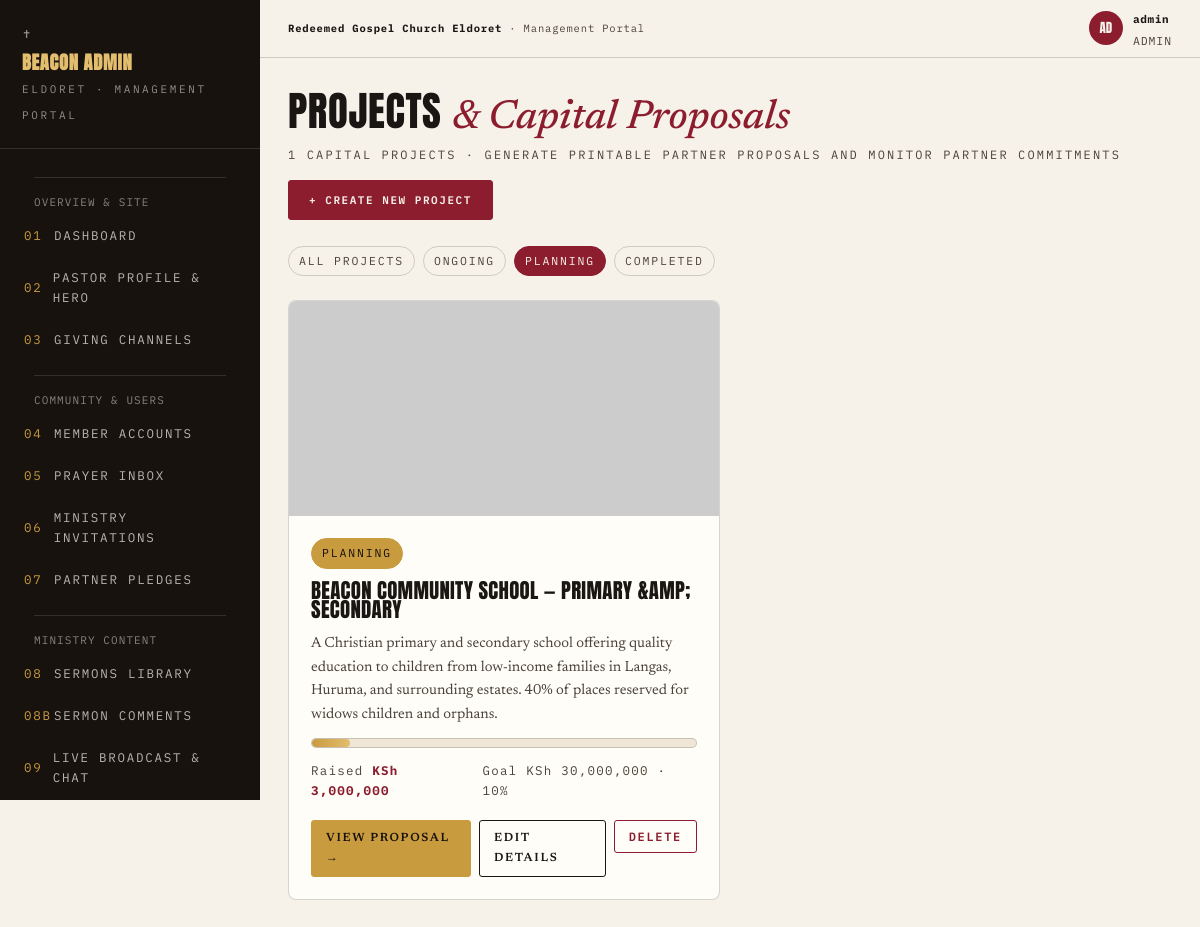
Page /admin/projects.php?status=planning (signed in) on the earlier database version.
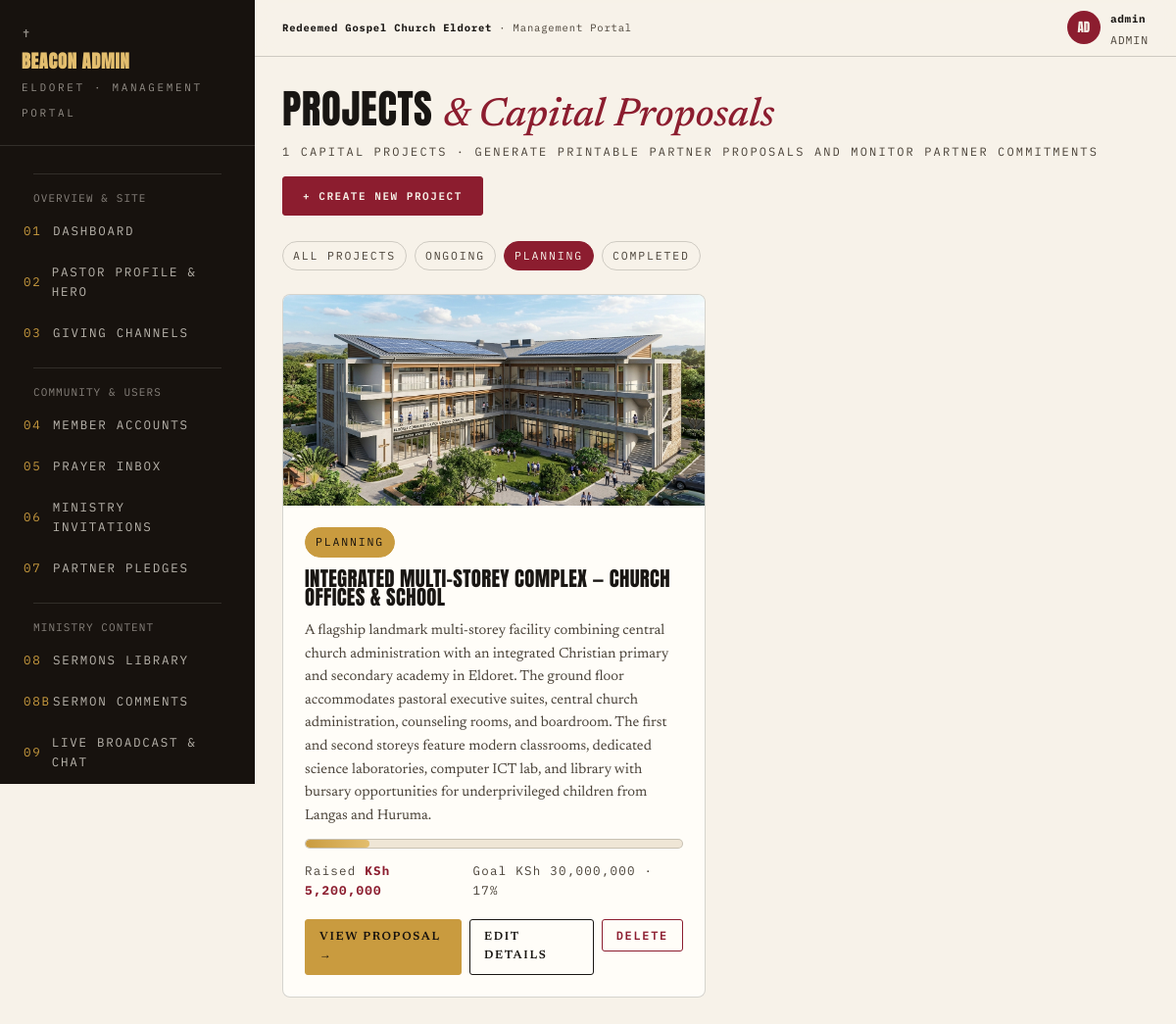
Same page on the later database version.
### tables this page shows
CREATE TABLE IF NOT EXISTS `projects` (
    `id` INT AUTO_INCREMENT PRIMARY KEY,
    `name` VARCHAR(200) NOT NULL,
    `status` ENUM('planning','ongoing','completed') NOT NULL DEFAULT 'ongoing',
    `raised_amount` DECIMAL(15,2) NOT NULL DEFAULT 0.00,
    `goal_amount` DECIMAL(15,2) NOT NULL DEFAULT 0.00,
    `image_url` VARCHAR(255) NOT NULL,
    `summary` TEXT NOT NULL,
    `budget_text` TEXT NOT NULL,
    `sort_order` INT NOT NULL DEFAULT 0,
    `created_at` DATETIME DEFAULT CURRENT_TIMESTAMP
);

### admin/projects.php (the view, shortened to what this page needs)
<?php
require_once __DIR__ . '/includes/admin_header.php';
require_once __DIR__ . '/../config/functions.php';
$statusFilter = sanitize_input($_GET['status'] ?? 'all');
$where = ($statusFilter !== 'all') ? "WHERE status = '$statusFilter'" : "";
$projects = db_fetch_all("SELECT * FROM projects $where ORDER BY sort_order ASC, id ASC");
?>
<div class="phead">
  <div>
    <h2>Projects <span class="ser">&amp; Capital Proposals</span></h2>
    <p><?= count($projects) ?> capital projects · Generate printable partner proposals and monitor partner commitments</p>
  </div>
  <div>
    <button type="button" class="btn" onclick="openAdminModal('addModal')">+ Create New Project</button>
  </div>
</div>
<div style="display:flex;gap:8px;margin-bottom:24px;">
  <a href="projects.php?status=all" class="chip <?= $statusFilter === 'all' ? 'wine' : '' ?>">All Projects</a>
  <a href="projects.php?status=ongoing" class="chip <?= $statusFilter === 'ongoing' ? 'wine' : '' ?>">Ongoing</a>
  <a href="projects.php?status=planning" class="chip <?= $statusFilter === 'planning' ? 'wine' : '' ?>">Planning</a>
  <a href="projects.php?status=completed" class="chip <?= $statusFilter === 'completed' ? 'wine' : '' ?>">Completed</a>
</div>
<div class="projgrid">
  <?php if (empty($projects)): ?>
    <p class="ser" style="color:var(--ink2);">No projects in this category.</p>
  <?php else: ?>
    <?php foreach ($projects as $p):
      $pct = $p['goal_amount'] > 0 ? min(100, round(($p['raised_amount'] / $p['goal_amount']) * 100)) : 0;
    ?>
      <div class="pcard">
        <div class="im">
          <img src="<?= esc(img_src($p['image_url'])) ?>" alt="<?= esc($p['name']) ?>">
        </div>
        <div class="bd">
          <div>
            <span class="chip <?= $p['status'] === 'ongoing' ? 'wine' : ($p['status'] === 'completed' ? 'pine' : 'gold') ?>">
              <?= esc($p['status']) ?>
            </span>
          </div>
          <h3><?= esc($p['name']) ?></h3>
          <p><?= esc($p['summary']) ?></p>
          <div class="bar"><i style="width:<?= $pct ?>%"></i></div>
          <div class="nums">
            <span>Raised <b><?= format_ksh($p['raised_amount']) ?></b></span>
            <span>Goal <?= format_compact_ksh($p['goal_amount']) ?> · <?= $pct ?>%</span>
          </div>
          <div style="display:flex;gap:8px;margin-top:8px;">
            <a href="proposal_view.php?id=<?= $p['id'] ?>" class="btn sm gold">View Proposal &rarr;</a>
            <a href="projects.php?edit=<?= $p['id'] ?>#editModal" class="btn sm ghost">Edit Details</a>
            <form method="post" style="display:inline;" onsubmit="return confirm('Delete this project?');">
              <button type="submit" class="btn sm danger">Delete</button>
            </form>
          </div>
        </div>
      </div>
    <?php endforeach; ?>
  <?php endif; ?>
</div>
<?php require_once __DIR__ . '/includes/admin_footer.php'; ?>

### admin/includes/admin_header.php (shortened to what this page needs)
<?php
require_once __DIR__ . '/../../config/functions.php';
$adminUser = auth_user();
$currentPage = basename($_SERVER['PHP_SELF'], '.php');
?>
<!DOCTYPE html>
<html lang="en">
<head>
<link rel="stylesheet" href="<?= BASE_URL ?>assets/css/admin.css">
</head>
<body>
<div class="shell">
  <aside class="side">
    <div class="brand">
      <span>✝</span>
      <b>BEACON ADMIN</b>
      <span>ELDORET · MANAGEMENT PORTAL</span>
    </div>
    <nav>
      <div class="sec">OVERVIEW &amp; SITE</div>
      <a href="index.php" class="<?= $currentPage === 'index' ? 'on' : '' ?>"><i>01</i>Dashboard</a>
      <a href="profile.php" class="<?= $currentPage === 'profile' ? 'on' : '' ?>"><i>02</i>Pastor Profile &amp; Hero</a>
      <a href="giving.php" class="<?= $currentPage === 'giving' ? 'on' : '' ?>"><i>03</i>Giving Channels</a>
      <div class="sec">COMMUNITY &amp; USERS</div>
      <a href="users.php" class="<?= $currentPage === 'users' ? 'on' : '' ?>"><i>04</i>Member Accounts</a>
      <a href="prayers.php" class="<?= $currentPage === 'prayers' ? 'on' : '' ?>"><i>05</i>Prayer Inbox</a>
      <a href="invites.php" class="<?= $currentPage === 'invites' ? 'on' : '' ?>"><i>06</i>Ministry Invitations</a>
      <a href="commitments.php" class="<?= $currentPage === 'commitments' ? 'on' : '' ?>"><i>07</i>Partner Pledges</a>
      <div class="sec">MINISTRY CONTENT</div>
      <a href="sermons.php" class="<?= $currentPage === 'sermons' ? 'on' : '' ?>"><i>08</i>Sermons Library</a>
      <a href="sermon_comments.php" class="<?= $currentPage === 'sermon_comments' ? 'on' : '' ?>"><i>08b</i>Sermon Comments</a>
      <a href="live.php" class="<?= $currentPage === 'live' ? 'on' : '' ?>"><i>09</i>Live Broadcast &amp; Chat</a>
      <a href="ministries.php" class="<?= $currentPage === 'ministries' ? 'on' : '' ?>"><i>10</i>Ministries</a>
    </nav>
  </aside>
  <main class="main">
    <header class="topbar">
      <div class="tbrand" style="font-family:var(--mono);font-size:10.5px;letter-spacing:0.08em;color:var(--ink2);">
        <b style="color:var(--ink);">Redeemed Gospel Church Eldoret</b> · Management Portal
      </div>
        <div class="right">
        <div class="tuser" style="display:flex;align-items:center;gap:10px;">
          <span class="avatar" style="width:34px;height:34px;border-radius:50%;background:var(--wine);color:var(--paper);display:flex;align-items:center;justify-content:center;font-family:var(--disp);font-size:13px;"><?= strtoupper(substr($adminUser['username'], 0, 2)) ?></span>
          <div>
            <b style="font-family:var(--mono);font-size:11px;letter-spacing:0.06em;"><?= esc($adminUser['username']) ?></b>
            <span style="display:block;font-size:11.5px;color:var(--ink2);font-family:var(--mono);letter-spacing:0.08em;text-transform:uppercase;"><?= esc($adminUser['role']) ?></span>
          </div>
        </div>
      </div>
    </header>
    <div class="content">

### config/functions.php (shortened to what this page needs)
<?php
function esc($string) {
    return htmlspecialchars((string)($string ?? ''), ENT_QUOTES, 'UTF-8');
}
function sanitize_input($data) {
    return trim(strip_tags((string)$data));
}
function format_ksh($amount) {
    return '<span class="money" data-money="' . esc((float)($amount ?? 0)) . '" data-money-format="full">KSh ' . number_format((float)($amount ?? 0), 0) . '</span>';
}
function format_compact_ksh($amount) {
    $amount = (float)$amount;
    $value = $amount >= 1000000 ? number_format($amount / 1000000, fmod($amount / 1000000, 1) === 0.0 ? 0 : 1) . 'M' : ($amount >= 1000 ? number_format($amount / 1000, fmod($amount / 1000, 1) === 0.0 ? 0 : 1) . 'K' : number_format($amount, 0));
    return '<span class="money" data-money="' . esc($amount) . '" data-money-format="compact">KSh ' . $value . '</span>';
}
function img_src($image_value, $fallback = '') {
    $v = (string)($image_value ?? '');
    if (preg_match('#^https?://#i', $v)) {
        return $v;
    }
    return rtrim(BASE_URL, '/') . '/' . ltrim($v, '/');
}
function db_fetch_all($sql, $types = "", $params = []) {
    global $db;
    $stmt = mysqli_stmt_init($db);
    if (!mysqli_stmt_prepare($stmt, $sql)) {
        error_log("DB Fetch All Prepare Failed: " . mysqli_error($db) . " Query: " . $sql);
        return [];
    }
    mysqli_stmt_execute($stmt);
    $result = mysqli_stmt_get_result($stmt);
    $rows = [];
    if ($result) {
        while ($row = mysqli_fetch_assoc($result)) {
            $rows[] = $row;
        }
    }
    return $rows;
}
function auth_check() {
    return isset($_SESSION['admin_logged_in']) && $_SESSION['admin_logged_in'] === true && !empty($_SESSION['admin_id']);
}
function auth_user() {
    return [
        'id' => $_SESSION['admin_id'],
        'username' => $_SESSION['admin_username'] ?? 'admin',
        'email' => $_SESSION['admin_email'] ?? '',
        'role' => $_SESSION['admin_role'] ?? 'admin'
    ];
}

### admin/includes/admin_footer.php (shortened to what this page needs)
    </div>
  </main>
</div>
</body>
</html>

Differences in the rows shown:
changed projects "PLANNING": image_url: picture added in place of a placeholder; name "BEACON COMMUNITY SCHOOL — PRIMARY &AMP; SECONDARY" → "INTEGRATED MULTI-STOREY COMPLEX — CHURCH OFFICES & SCHOOL"; summary "A Christian primary and secondary school offering quality education to children from low-income families in Langas, Huruma, and surrounding estates. 40% of places reserved for widows children and orphans." → "A flagship landmark multi-storey facility combining central church administration with an integrated Christian primary and secondary academy in Eldoret. The ground floor accommodates pastoral executive suites, central church administration, counseling rooms, and boardroom. The first and second storeys feature modern classrooms, dedicated science laboratories, computer ICT lab, and library with bursary opportunities for underprivileged children from Langas and Huruma."; raised_amount 3e+06 → 5.2e+06 (drawn); pct "10" → "17"
Other differences:
text written by a page script: "KSh 3,000,000" → "KSh 5,200,000"
